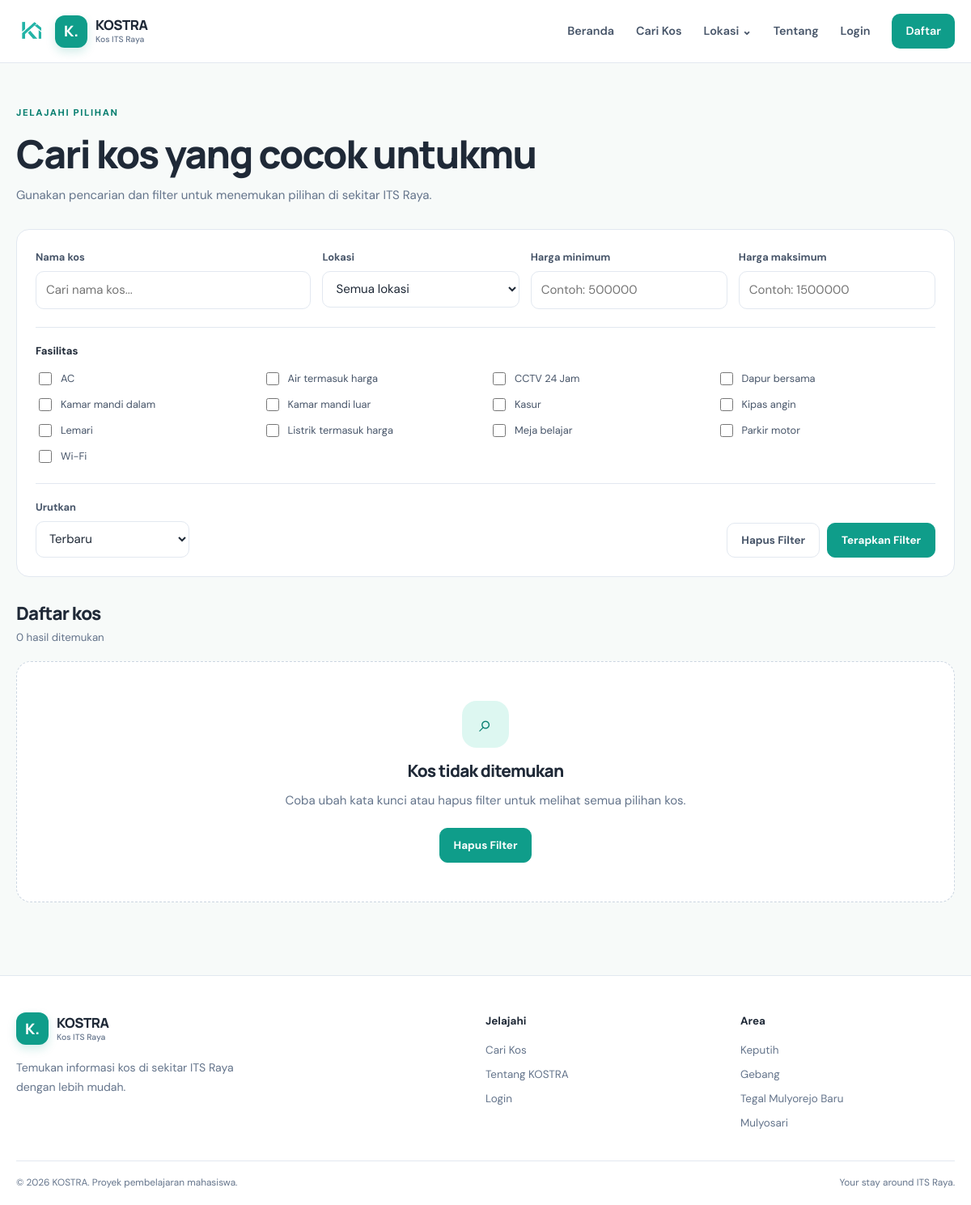
The page /kos.php on the database its author committed.
### tables this page shows
CREATE TABLE fasilitas (
  id INT UNSIGNED AUTO_INCREMENT PRIMARY KEY,
  nama_fasilitas VARCHAR(100) NOT NULL,
  status_aktif TINYINT(1) NOT NULL DEFAULT 1,
  created_at TIMESTAMP NOT NULL DEFAULT CURRENT_TIMESTAMP,
  INDEX idx_fasilitas_aktif (status_aktif)
);

### config/koneksi.php (called while the page is built, shortened)
<?php
function e($value): string { return htmlspecialchars((string)$value, ENT_QUOTES | ENT_SUBSTITUTE, 'UTF-8'); }
?>

### kos.php (the view, shortened to what this page needs)
<?php
require_once __DIR__ . '/config/koneksi.php';
$fasilitasList = $pdo->query("SELECT id,nama_fasilitas FROM fasilitas WHERE status_aktif=1 ORDER BY nama_fasilitas")->fetchAll();
$q = trim($_GET['q'] ?? '');
$min = isset($_GET['min']) && $_GET['min'] !== '' ? max(0, (int)$_GET['min']) : null;
$max = isset($_GET['max']) && $_GET['max'] !== '' ? max(0, (int)$_GET['max']) : null;
$sort = $_GET['sort'] ?? 'terbaru';
$selectedFacilities = array_values(array_filter(array_map('intval', (array)($_GET['fasilitas'] ?? [])), fn($id) => $id > 0));
$where = ["k.status_aktif=1"]; $params = [];
$order = match ($sort) { 'termurah' => 'k.harga ASC', 'termahal' => 'k.harga DESC', default => 'k.created_at DESC' };
$sql = "SELECT k.*, l.nama_lokasi, (SELECT f.path_file FROM foto_kos f WHERE f.kos_id=k.id ORDER BY f.is_utama DESC, f.id ASC LIMIT 1) AS foto FROM kos k JOIN lokasi l ON l.id=k.lokasi_id WHERE ".implode(' AND ', $where)." ORDER BY $order";
$stmt = $pdo->prepare($sql); $stmt->execute($params); $kosList = $stmt->fetchAll();
require __DIR__ . '/includes/header.php'; require __DIR__ . '/includes/navbar.php';
?>
<main class="page-main"><div class="container">
  <div class="page-intro"><span class="eyebrow">JELAJAHI PILIHAN</span><h1>Cari kos yang cocok untukmu</h1><p>Gunakan pencarian dan filter untuk menemukan pilihan di sekitar ITS Raya.</p></div>
  <form class="filter-panel" method="get" action="kos.php">
    <div class="filter-main"><label class="field"><span>Nama kos</span><input type="search" name="q" value="<?= e($q) ?>" placeholder="Cari nama kos..."></label>
      <label class="field"><span>Lokasi</span><select name="lokasi"><option value="">Semua lokasi</option></select></label>
      <label class="field"><span>Harga minimum</span><input type="number" min="0" name="min" value="<?= $min !== null ? (int)$min : '' ?>" placeholder="Contoh: 500000"></label>
      <label class="field"><span>Harga maksimum</span><input type="number" min="0" name="max" value="<?= $max !== null ? (int)$max : '' ?>" placeholder="Contoh: 1500000"></label>
    </div>
    <div class="facility-filter"><strong>Fasilitas</strong><div class="check-grid"><?php foreach ($fasilitasList as $f): ?><label class="check-option"><input type="checkbox" name="fasilitas[]" value="<?= (int)$f['id'] ?>" <?= in_array((int)$f['id'],$selectedFacilities,true)?'checked':'' ?>><span><?= e($f['nama_fasilitas']) ?></span></label><?php endforeach; ?></div></div>
    <div class="filter-actions"><label class="field sort-field"><span>Urutkan</span><select name="sort"><option value="terbaru" <?= $sort==='terbaru'?'selected':'' ?>>Terbaru</option></select></label><div class="button-row"><a class="btn btn-outline" href="kos.php">Hapus Filter</a><button class="btn btn-primary" type="submit">Terapkan Filter</button></div></div>
  </form>
  <div class="results-heading"><div><h2>Daftar kos</h2><p><?= count($kosList) ?> hasil ditemukan</p></div></div>
  <?php if ($kosList): ?><div class="kos-grid"><?php foreach ($kosList as $item): ?><article class="kos-card"><a class="kos-photo" href="detail-kos.php?id=<?= (int)$item['id'] ?>"><?php if ($item['foto']): ?><img src="<?= e($item['foto']) ?>" alt="<?= e($item['nama_kos']) ?>"><?php else: ?><div class="photo-placeholder"><span>⌂</span><small>Foto kos belum tersedia</small></div><?php endif; ?><span class="status-badge <?= (int)$item['jumlah_kamar_tersedia']>0?'available':'full' ?>"><?= (int)$item['jumlah_kamar_tersedia']>0?'Tersedia':'Penuh' ?></span></a><div class="kos-card-body"><span class="location-label"><?= e($item['nama_lokasi']) ?></span><h3><a href="detail-kos.php?id=<?= (int)$item['id'] ?>"><?= e($item['nama_kos']) ?></a></h3><p class="price">Rp<?= number_format((float)$item['harga'],0,',','.') ?><small> / bulan</small></p><div class="card-meta"><span><?= (int)$item['jumlah_kamar_tersedia'] ?> kamar tersedia</span></div></div></article><?php endforeach; ?></div>
  <?php else: ?><div class="empty-state"><div class="empty-icon">⌕</div><h3>Kos tidak ditemukan</h3><p>Coba ubah kata kunci atau hapus filter untuk melihat semua pilihan kos.</p><a class="btn btn-primary" href="kos.php">Hapus Filter</a></div><?php endif; ?>
</div></main>
<?php require __DIR__ . '/includes/footer.php'; ?>

### includes/header.php (shortened to what this page needs)
<!doctype html>
<html lang="id">
<head>
  <link rel="stylesheet" href="assets/css/style.css">
</head>
<body>

### includes/navbar.php (shortened to what this page needs)
<header class="site-header"><div class="container nav-container">
  <a class="brand" href="index.php" aria-label="KOSTRA beranda"><img src="assets/images/logo.png" alt="" onerror="this.style.display='none'"><span class="brand-mark">K.</span><span class="brand-text">KOSTRA<small>Kos ITS Raya</small></span></a>
  <nav class="main-nav" id="main-nav"><a href="index.php">Beranda</a><a href="kos.php">Cari Kos</a><div class="nav-dropdown"><button type="button" class="nav-dropdown-toggle">Lokasi <span>⌄</span></button></div><a href="tentang.php">Tentang</a>
  <?php if (function_exists('is_logged_in') && is_logged_in()): ?><a href="profil.php">Profil</a><?php if (is_admin()): ?><a href="admin.php">Admin</a><?php endif; ?><a class="nav-cta" href="logout.php">Keluar</a><?php else: ?><a href="login.php">Login</a><a class="nav-cta" href="register.php">Daftar</a><?php endif; ?>
  </nav>
</div></header>
<main id="main-content" class="main-content-start">

### includes/footer.php (shortened to what this page needs)
</main>
<footer class="site-footer"><div class="container footer-main"><div class="footer-brand"><a class="brand" href="index.php"><span class="brand-mark">K.</span><span class="brand-text">KOSTRA<small>Kos ITS Raya</small></span></a><p>Temukan informasi kos di sekitar ITS Raya dengan lebih mudah.</p></div><div class="footer-links"><strong>Jelajahi</strong><a href="kos.php">Cari Kos</a><a href="tentang.php">Tentang KOSTRA</a><a href="login.php">Login</a></div><div class="footer-links"><strong>Area</strong><span>Keputih</span><span>Gebang</span><span>Tegal Mulyorejo Baru</span><span>Mulyosari</span></div></div><div class="container footer-bottom"><span>© <?= date('Y') ?> KOSTRA. Proyek pembelajaran mahasiswa.</span><span>Your stay around ITS Raya.</span></div></footer>
</body></html>

### rows shown on the page
fasilitas: nama_fasilitas "AC"
fasilitas: nama_fasilitas "Air termasuk harga"
fasilitas: nama_fasilitas "CCTV 24 Jam"
fasilitas: nama_fasilitas "Dapur bersama"
fasilitas: nama_fasilitas "Kamar mandi dalam"
fasilitas: nama_fasilitas "Kamar mandi luar"
fasilitas: nama_fasilitas "Kasur"
fasilitas: nama_fasilitas "Kipas angin"
fasilitas: nama_fasilitas "Lemari"
fasilitas: nama_fasilitas "Listrik termasuk harga"
fasilitas: nama_fasilitas "Meja belajar"
fasilitas: nama_fasilitas "Parkir motor"
fasilitas: nama_fasilitas "Wi-Fi"

### other values the page prints
count($kosList) "0"
